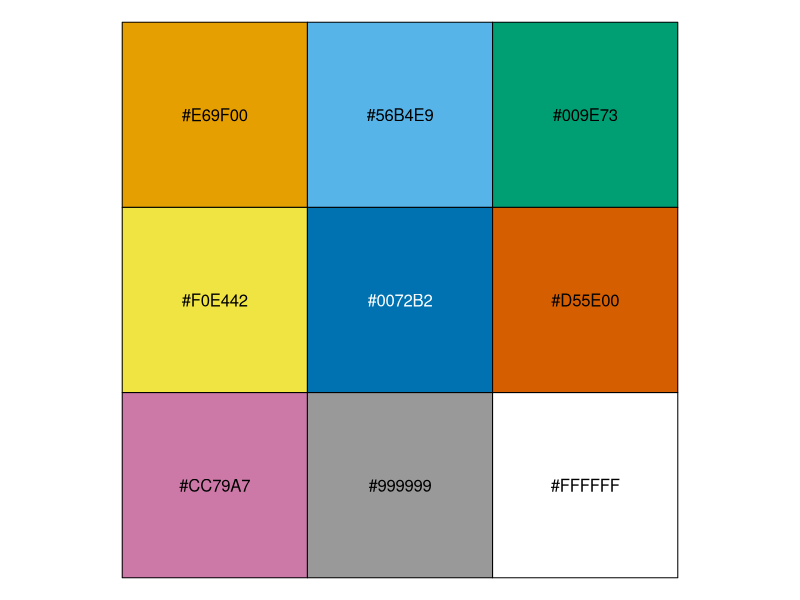
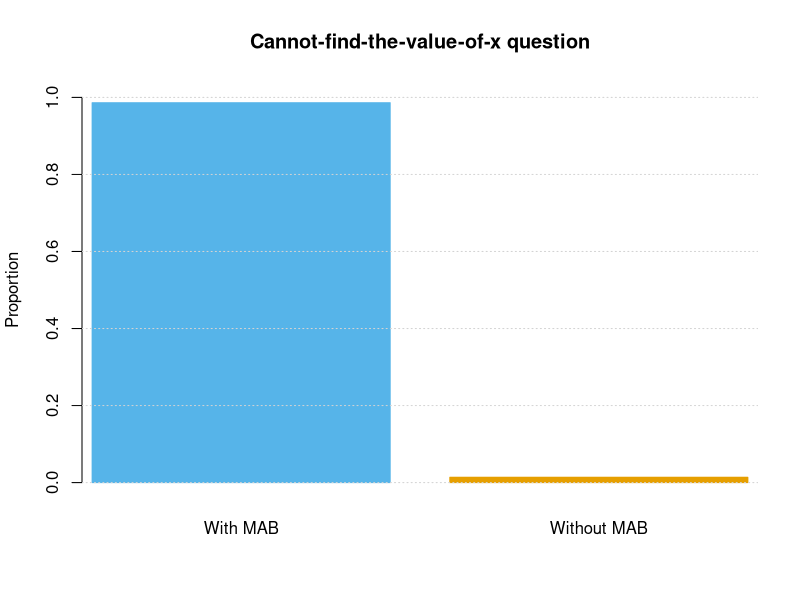
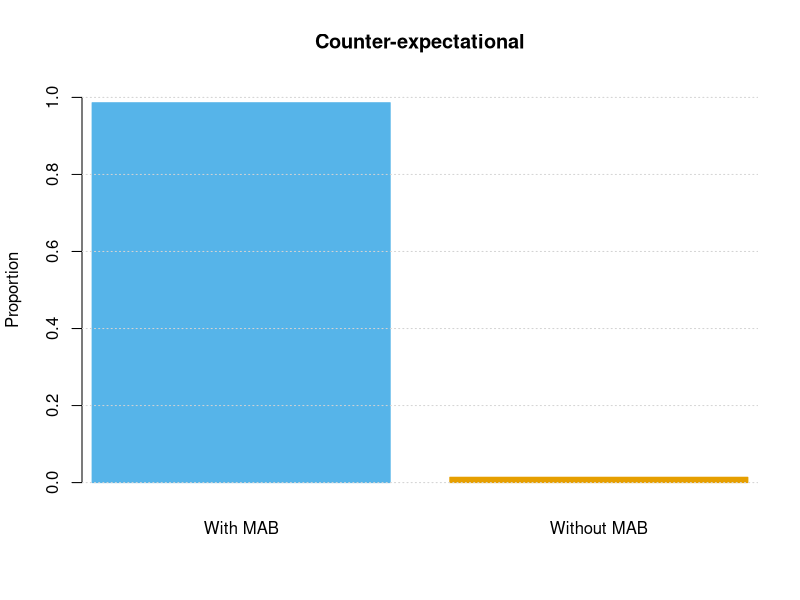
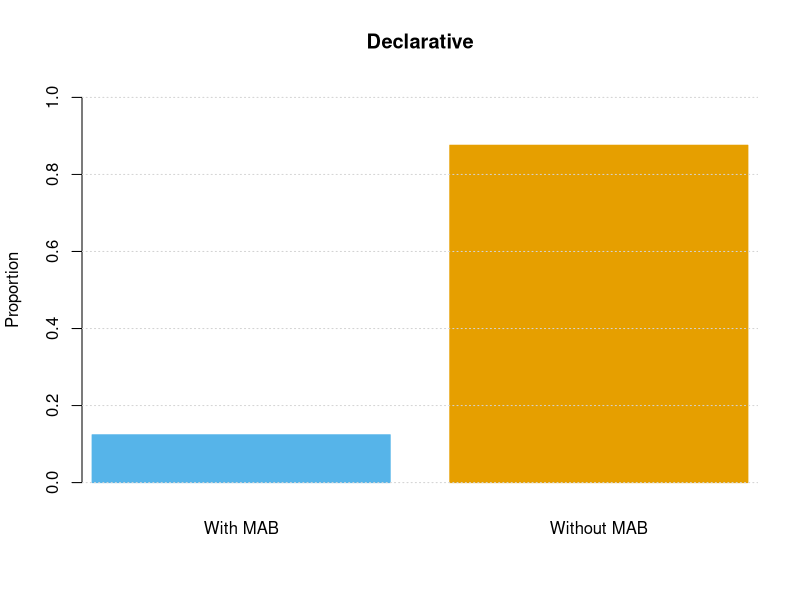
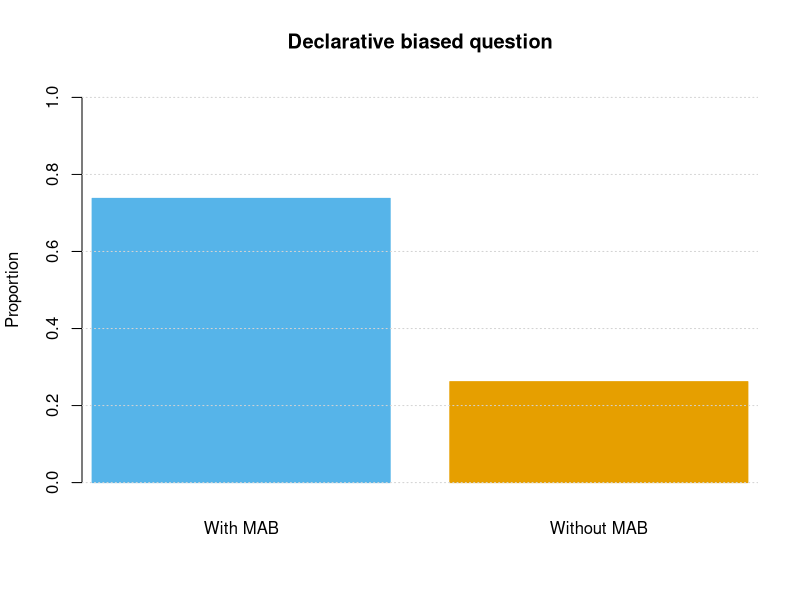
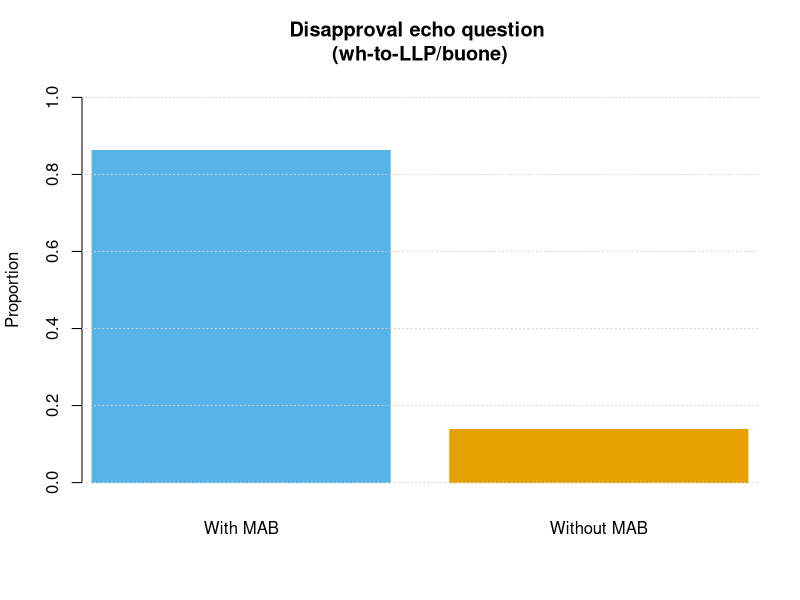
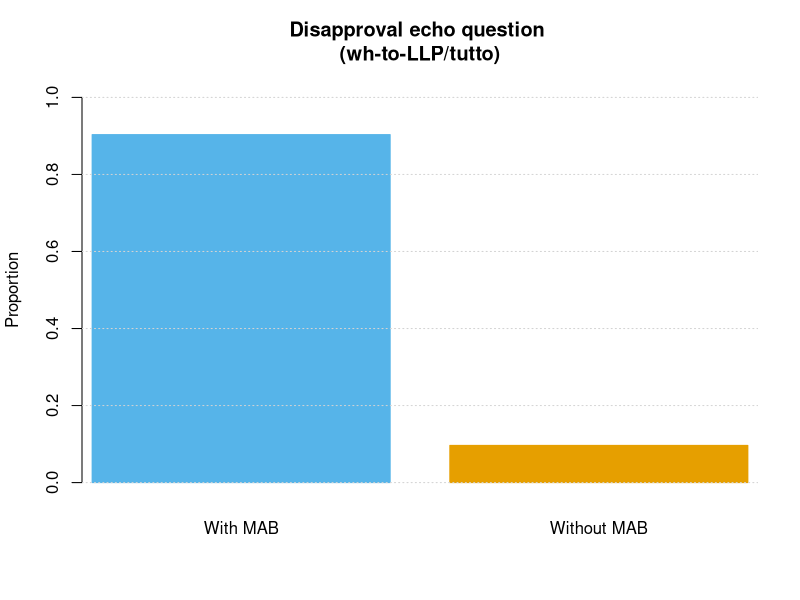
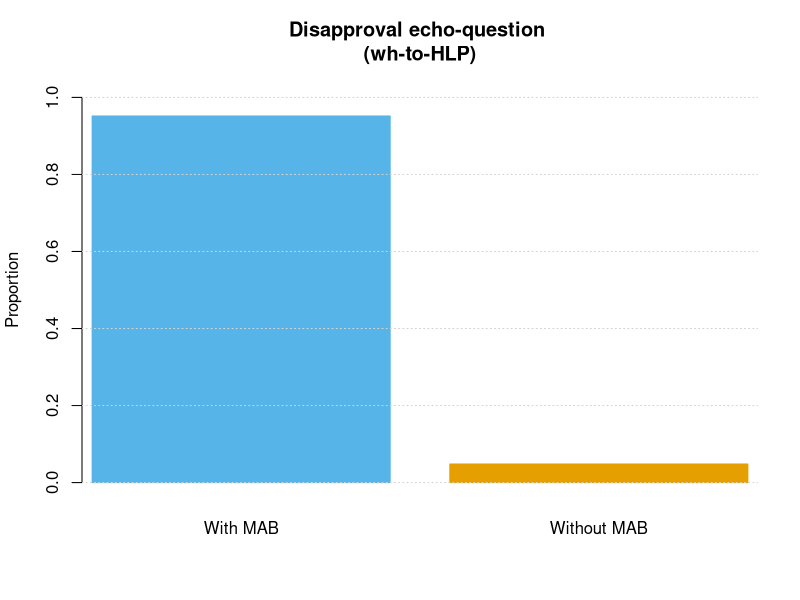

Recreate these plots in R, in order. (Note: this script raises an error after producing the figures.)
##### Visualise Data
##### Daniel Dempsey

### Load libraries
library( readr )
library( dplyr )

### Colour pallette for plots, taken from: https://stackoverflow.com/questions/57153428/r-plot-color-combinations-that-are-colorblind-accessible
mycol <- c("#E69F00", "#56B4E9", "#009E73", "#F0E442",  
           "#0072B2", "#D55E00", "#CC79A7", "#999999", '#FFFFFF')
scales::show_col(mycol)

### Read in data
exp1_dat <- read_csv( 'Data/Processed_Data/Exp1_dat.csv', col_types = 'icffl' )
exp2_dat <- read_csv( 'Data/Processed_Data/Exp2_dat.csv', col_types = 'iciiil' )
exp3_dat <- read_csv( 'Data/Processed_Data/Exp3_dat.csv', col_types = 'icff' )

setwd( 'Output' )

##### Experiment 1
### Missing data
exp1_dat[is.na( exp1_dat$result ), c('ID', 'question')] # No missing

### Barplots split by question
q1_dat <- split( exp1_dat, exp1_dat$question )
#expected_responses <- sapply( q1_dat, function(x) {x$expected[1]} )
with_mab <- c( 1, 2, 2, 1, 2, 2, 1, 2, 1, 1, 0, 1, 1, 2, 0, 1 ) # Given by Valentina

#pdf( 'Experiment_1/Bar_All.pdf' )
for ( i in seq_along(q1_dat) ) {
  
  if ( i %in% c(11, 15) ) { next } # Spoiled responses
  pdf( paste0('Experiment_1/Bar_', i, '.pdf') )
  q_dat <- q1_dat[[i]]
  header <- ifelse( i == 1, 'Cannot-find-the-value-of-x question', q_dat$question[1] ) # To resolve issues from the apostrophe in original text
  plot( 0, 0, type = 'n', xaxt = 'n', yaxt = 'n', xlim = c(0.25, 2.35), bty = 'n',
        ylim = c(0, 1), main = header, xlab = '', ylab = 'Proportion' )
  res_tab <- table( q_dat$result ) / nrow(q_dat)
  names( res_tab ) <- switch( with_mab[i], c( 'With MAB', 'Without MAB' ), c( 'Without MAB', 'With MAB' ) )
  res_tab <- res_tab[ order( names(res_tab) ) ]
  barplot( res_tab, add = TRUE, border = mycol[2:1], col = mycol[2:1] )
  abline( h = seq(0, 1, 0.2), lty = 3, col = 'lightgrey' )
  dev.off()
  
}
#dev.off()

### Grouped plots for Valentina
group1 <- c( 3, 8, 9, 16 )
group2 <- c( 1, 2, 4, 12, 13, 14 )
group3 <- c( 5, 6, 7 )

# Group 1
pdf( 'Experiment_1/Group_1.pdf' )
par( mfrow = c(2, 2) )
for ( i in group1 ) {
  
  if ( i %in% c(11, 15) ) { next } # Spoiled responses
  q_dat <- q1_dat[[i]]
  header <- ifelse( i == 1, 'Cannot-find-the-value-of-x question', q_dat$question[1] ) # To resolve issues from the apostrophe in original text
  plot( 0, 0, type = 'n', xaxt = 'n', yaxt = 'n', xlim = c(0.25, 2.35), bty = 'n',
        ylim = c(0, 1), main = header, xlab = '', ylab = 'Proportion' )
  res_tab <- table( q_dat$result ) / nrow(q_dat)
  names( res_tab ) <- switch( with_mab[i], c( 'With MAB', 'Without MAB' ), c( 'Without MAB', 'With MAB' ) )
  res_tab <- res_tab[ order( names(res_tab) ) ]
  barplot( res_tab, add = TRUE, border = mycol[2:1], col = mycol[2:1] )
  abline( h = seq(0, 1, 0.2), lty = 3, col = 'lightgrey' )
  
}
dev.off()

# Group 2
pdf( 'Experiment_1/Group_2.pdf' )
par( mfrow = c(3, 3) )
for ( i in group2 ) {
  
  if ( i %in% c(11, 15) ) { next } # Spoiled responses
  q_dat <- q1_dat[[i]]
  header <- ifelse( i == 1, 'Cannot-find-the-value-of-x question', q_dat$question[1] ) # To resolve issues from the apostrophe in original text
  plot( 0, 0, type = 'n', xaxt = 'n', yaxt = 'n', xlim = c(0.25, 2.35), bty = 'n',
        ylim = c(0, 1), main = header, xlab = '', ylab = 'Proportion' )
  res_tab <- table( q_dat$result ) / nrow(q_dat)
  names( res_tab ) <- switch( with_mab[i], c( 'With MAB', 'Without MAB' ), c( 'Without MAB', 'With MAB' ) )
  res_tab <- res_tab[ order( names(res_tab) ) ]
  barplot( res_tab, add = TRUE, border = mycol[2:1], col = mycol[2:1] )
  abline( h = seq(0, 1, 0.2), lty = 3, col = 'lightgrey' )
  
}
dev.off()

# Group 3
pdf( 'Experiment_1/Group_3.pdf' )
par( mfrow = c(2, 2) )
for ( i in group3 ) {
  
  if ( i %in% c(11, 15) ) { next } # Spoiled responses
  q_dat <- q1_dat[[i]]
  header <- ifelse( i == 1, 'Cannot-find-the-value-of-x question', q_dat$question[1] ) # To resolve issues from the apostrophe in original text
  plot( 0, 0, type = 'n', xaxt = 'n', yaxt = 'n', xlim = c(0.25, 2.35), bty = 'n',
        ylim = c(0, 1), main = header, xlab = '', ylab = 'Proportion' )
  res_tab <- table( q_dat$result ) / nrow(q_dat)
  names( res_tab ) <- switch( with_mab[i], c( 'With MAB', 'Without MAB' ), c( 'Without MAB', 'With MAB' ) )
  res_tab <- res_tab[ order( names(res_tab) ) ]
  barplot( res_tab, add = TRUE, border = mycol[2:1], col = mycol[2:1] )
  abline( h = seq(0, 1, 0.2), lty = 3, col = 'lightgrey' )
  
}
dev.off()

### Individual plots
drop_ind <- !exp1_dat$corrupt
exp1_dat_trim <- exp1_dat[!(exp1_dat$question %in% c('Rhetorical question', 'Can’t-find-the-value-of-x question')), ]
ind1_wrong <- split( exp1_dat_trim$result[drop_ind] != exp1_dat_trim$expected[drop_ind], 
                     exp1_dat_trim$ID[drop_ind] )
count_wrong1 <- sapply( ind1_wrong, sum )

pdf( 'Experiment_1/Num_Incorrect.pdf' )
barplot( table( count_wrong1 ), col = mycol[3], yaxt = 'n', 
         ylim = c(0, 35), main = 'Number of Incorrect Answers for Experiment 1' )
axis( 2, at = seq(0, 35, 5) )
abline( h = seq(0, 35, 5), lty = 3, col = 'lightgrey' )
dev.off()

##### Experiment 2
### Missing data
exp2_dat[is.na( exp2_dat$result ), c('ID', 'question')]

### Boxplots split by question groupings
q2_dat <- split( exp2_dat, exp2_dat$groups )

pdf( 'Experiment_2/Box_All.pdf', width = 15 )
for ( i in seq_along(q2_dat) ) {
  
  #pdf( paste0('Experiment_2/Box_', i, '.pdf'), width = 15 )
  q_dat <- q2_dat[[i]]
  main_question <- unique( sub( "\n.*", "", q_dat$question ) )
  q_dat$sub_question <- sub( ".*\n", "", q_dat$question )
  
  use_col <- rep( mycol[1], 4 )
  if ( any(q_dat$expected) > 0 ) {
    blue_answer <- which( table( q_dat$sub_question, q_dat$expected )[, 2] > 0 )
    use_col[blue_answer] <- mycol[2]
  }
  
  bar <- boxplot( result ~ sub_question, data = q_dat, plot=FALSE )
  boxplot( result ~ sub_question, data = q_dat, outline=FALSE, main = main_question, 
           xlab = '', ylab = 'Score', border = use_col, col = mycol[9],
           ylim = c(0, 10) )
  points( jitter(bar$group), bar$out, col = use_col[bar$group] )
  #boxplot( result ~ sub_question, data = q_dat, main = main_question,
  #         xlab = '', ylab = 'Score', border = use_col, col = mycol[9],
  #         ylim = c(0, 10), pch = 20 )
  abline( h = seq(0, 10, 2), lty = 3, col = 'lightgrey' )
  #dev.off()
  
}
dev.off()

### Distribution of 'correctness'
pdf( 'Experiment_2/Box_Correctness.pdf' )
boxplot( result ~ expected, data = exp2_dat[!exp2_dat$corrupt, ],
         col = mycol[3], pch = 20, xlab = 'Expected', ylab = 'Score',
         main = 'Distribution of Expectation Matching' )
dev.off()

### Examine data
### Merged visualisations

# Merge indices
merge1 <- c( 1, 3, 4, 6, 8, 11, 13, 14 )
merge2 <- c( 9, 12 )
merge3 <- c( merge1, 15 )

# Create merged datasets
type_fun <- function( x ) {
  type <- sub( '.*\n', '', x$question )
  mis_inds <- which( substr( type, 1, 12 ) == 'misalignment' )
  ra_inds <- which( substr( type, 1, 15 ) == 'right alignment' )
  LLP_inds <- which( substr( type, 1, 12 ) == 'alignment on' )
  type[mis_inds] <- 'misalignment'
  type[ra_inds] <- 'right alignment'
  type[LLP_inds] <- 'alignment on LLP che'
  x$type <- type
  x
}

q2_type <- lapply( q2_dat, type_fun )

merge_dat_1 <- do.call( 'rbind', q2_type[merge1] )
merge_dat_2 <- do.call( 'rbind', q2_type[merge2] )
merge_dat_3 <- do.call( 'rbind', q2_type[merge3] )

# Store IDs that are Valentina flagged as incorrect > 40% and 35% of the time
wrong_40 <- c( 48, 54, 55, 58, 60, 62, 64, 73, 74, 76, 77, 22, 80, 82, 93, 95, 
               104, 107, 111, 112, 114, 115, 117, 119 )
wrong_35 <- c( 48, 54, 55, 58, 60, 62, 64, 73, 74, 76, 77, 22, 80, 82, 93, 95, 
               104, 107, 111, 112, 114, 115, 117, 119, 53, 57, 61, 69, 70, 72, 
               75, 83, 85, 94, 100, 105, 113, 118, 121 )

# Plot merge dats as they are, and then removing incorrect IDs
plot_merged <- function(x, title) {
  bar <- boxplot( result ~ type, data = x, plot=FALSE )
  boxplot( result ~ type, data = x, outline=FALSE, main = title, 
           ylim=c(min(c(bar$stats ,bar$out)), max(c(bar$stats, bar$out))),
           ylab = 'Score', xlab = '' )
  points( jitter(bar$group), bar$out )
}

pdf( 'Experiment_2/Merged_Plots.pdf', width = 15 )
plot_merged( merge_dat_1, 'Merged Dataset 1' )
plot_merged( merge_dat_2, 'Merged Dataset 2' )
plot_merged( merge_dat_3, 'Merged Dataset 3' )
dev.off()

merged_dat_1_40 <- filter( merge_dat_1, !(ID %in% wrong_40) )
merged_dat_2_40 <- filter( merge_dat_2, !(ID %in% wrong_40) )
merged_dat_3_40 <- filter( merge_dat_3, !(ID %in% wrong_40) )

pdf( 'Experiment_2/Merged_Plots_Incorrect_40.pdf', width = 15 )
plot_merged( merged_dat_1_40, 'Merged Dataset 1 (more than 40% incorrect removed)' )
plot_merged( merged_dat_2_40, 'Merged Dataset 2 (more than 40% incorrect removed)' )
plot_merged( merged_dat_3_40, 'Merged Dataset 3 (more than 40% incorrect removed)' )
dev.off()

merged_dat_1_35 <- filter( merge_dat_1, !(ID %in% wrong_35) )
merged_dat_2_35 <- filter( merge_dat_2, !(ID %in% wrong_35) )
merged_dat_3_35 <- filter( merge_dat_3, !(ID %in% wrong_35) )

pdf( 'Experiment_2/Merged_Plots_Incorrect_35.pdf', width = 15 )
plot_merged( merged_dat_1_35, 'Merged Dataset 1 (more than 35% incorrect removed)' )
plot_merged( merged_dat_2_35, 'Merged Dataset 2 (more than 35% incorrect removed)' )
plot_merged( merged_dat_3_35, 'Merged Dataset 3 (more than 35% incorrect removed)' )
dev.off()

##### Experiment 3
### Missing data
exp3_dat[is.na( exp3_dat$result ), c('ID', 'question')] # No missing

### Barplots split by question
q3_dat <- split( exp3_dat, exp3_dat$question )

#pdf( 'Experiment_3/Bar_All.pdf' )
for ( i in seq_along(q3_dat) ) {
  
  pdf( paste0('Experiment_3/Bar_', i, '.pdf') )
  q_dat <- q3_dat[[i]]
  plot( 0, 0, type = 'n', xaxt = 'n', yaxt = 'n', xlim = c(0.25, 2.35), bty = 'n',
        ylim = c(0, 1), main = q_dat$question[1], xlab = '', ylab = 'Proportion' )
  use_col <- mycol[2:1]
  tab_res <- table( q_dat$result ) / nrow(q_dat)
  names( tab_res ) <- c( 'With MAB', 'Without MAB' )
  barplot( tab_res, add = TRUE, border = use_col, col = use_col )
  abline( h = seq(0, 1, 0.2), lty = 3, col = 'lightgrey' )
  dev.off()
  
}
#dev.off()

### Individual plots
ind3_wrong <- split( as.character(exp3_dat$result) != as.character(exp3_dat$expected), 
                     exp3_dat$ID )
count_wrong3 <- sapply( ind3_wrong, sum )

pdf( 'Experiment_3/Num_Incorrect.pdf' )
barplot( table( count_wrong3 ), col = mycol[3], yaxt = 'n', 
         ylim = c(0, 60), main = 'Number of Incorrect Answers for Experiment 3' )
axis( 2, at = seq(0, 60, 10) )
abline( h = seq(0, 60, 10), lty = 3, col = 'lightgrey' )
dev.off()

### Grouped plots for Valentina
group1 <- 1:5
group2 <- 2:5

# Group 1
pdf( 'Experiment_3/Group_1.pdf' )
par( mfrow = c(3, 3) )
for ( i in group1 ) {
  
  q_dat <- q3_dat[[i]]
  plot( 0, 0, type = 'n', xaxt = 'n', yaxt = 'n', xlim = c(0.25, 2.35), bty = 'n',
        ylim = c(0, 1), main = q_dat$question[1], xlab = '', ylab = 'Proportion' )
  use_col <- mycol[2:1]
  tab_res <- table( q_dat$result ) / nrow(q_dat)
  names( tab_res ) <- c( 'With MAB', 'Without MAB' )
  barplot( tab_res, add = TRUE, border = use_col, col = use_col )
  abline( h = seq(0, 1, 0.2), lty = 3, col = 'lightgrey' )
  
}
dev.off()

# Group 2
pdf( 'Experiment_3/Group_2.pdf' )
par( mfrow = c(2, 2) )
for ( i in group2 ) {
  
  q_dat <- q3_dat[[i]]
  plot( 0, 0, type = 'n', xaxt = 'n', yaxt = 'n', xlim = c(0.25, 2.35), bty = 'n',
        ylim = c(0, 1), main = q_dat$question[1], xlab = '', ylab = 'Proportion' )
  use_col <- mycol[2:1]
  tab_res <- table( q_dat$result ) / nrow(q_dat)
  names( tab_res ) <- c( 'With MAB', 'Without MAB' )
  barplot( tab_res, add = TRUE, border = use_col, col = use_col )
  abline( h = seq(0, 1, 0.2), lty = 3, col = 'lightgrey' )
  
}
dev.off()

##### 1 + 3 Wrong
ind_wrong <- Map( c, ind1_wrong, ind3_wrong )
count_wrong <- sapply( ind_wrong, sum )
tab_count <- table( count_wrong )
tab_count_corrected <- c( tab_count[1:8], 0, tab_count[9] )
names( tab_count_corrected )[9] <- '8'

pdf( 'All/Num_Incorrect_1_3.pdf' )
barplot( tab_count_corrected, col = mycol[3], yaxt = 'n', 
         ylim = c(0, 30), main = 'Number of Incorrect Answers 1 and 3' )
axis( 2, at = seq(0, 30, 5) )
abline( h = seq(0, 30, 5), lty = 3, col = 'lightgrey' )
dev.off()

all_wrong_dat <- data.frame( ID = names( count_wrong ),
                             experiment_1 = count_wrong1,
                             experiment_3 = count_wrong3,
                             experiment_1_and_3 = count_wrong )

# Write wrong data to file
write_csv( all_wrong_dat, 'All/Number_Incorrect.csv' )

